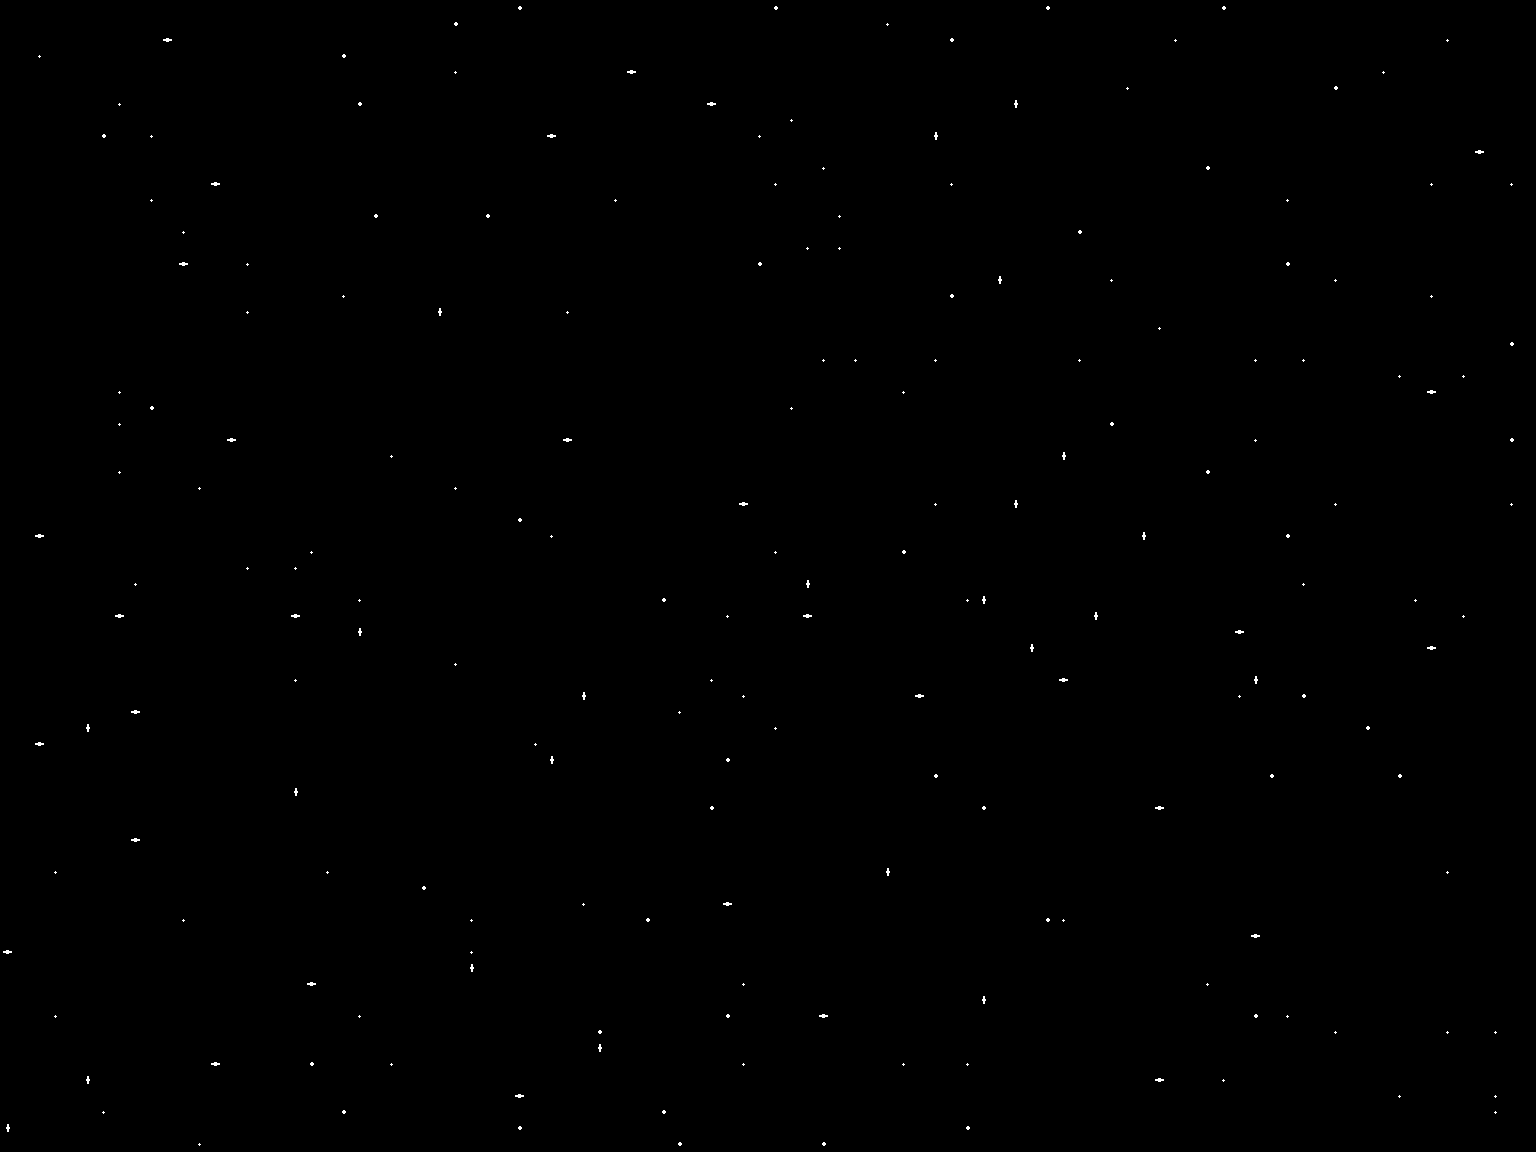

This game map was drawn from its Tiled (.tmx) file and the tilesets committed beside it. A one-line description and the trimmed map source follow:
An orthogonal 96x72 tile map with 16x16 px tiles, 1 tile layer (tiles).

<map version="1.0" orientation="orthogonal" width="96" height="72" tilewidth="16" tileheight="16">
 <tileset firstgid="1" name="starmap.fw" tilewidth="16" tileheight="16">
  <image source="starmap.fw.png" width="64" height="64" />
 </tileset>
 <layer name="tiles" width="96" height="72">
  <data>[6912 cells, 198 non-empty, 4 distinct tile ids]</data>
 </layer>
</map>
